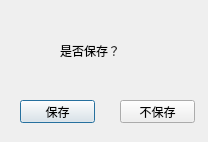
<?xml version="1.0" encoding="UTF-8"?>
<ui version="4.0">
 <class>ui_save</class>
 <widget class="QDialog" name="ui_save">
  <property name="geometry">
   <rect>
    <x>0</x>
    <y>0</y>
    <width>208</width>
    <height>142</height>
   </rect>
  </property>
  <property name="windowTitle">
   <string>Dialog</string>
  </property>
  <widget class="QLabel" name="label">
   <property name="geometry">
    <rect>
     <x>60</x>
     <y>30</y>
     <width>111</width>
     <height>41</height>
    </rect>
   </property>
   <property name="styleSheet">
    <string notr="true">font: 14pt &quot;Adobe Arabic&quot;;</string>
   </property>
   <property name="text">
    <string>是否保存？</string>
   </property>
  </widget>
  <widget class="QPushButton" name="pushButton">
   <property name="geometry">
    <rect>
     <x>20</x>
     <y>100</y>
     <width>75</width>
     <height>23</height>
    </rect>
   </property>
   <property name="text">
    <string>保存</string>
   </property>
  </widget>
  <widget class="QPushButton" name="pushButton_2">
   <property name="geometry">
    <rect>
     <x>120</x>
     <y>100</y>
     <width>75</width>
     <height>23</height>
    </rect>
   </property>
   <property name="text">
    <string>不保存</string>
   </property>
  </widget>
 </widget>
 <resources/>
 <connections/>
</ui>
